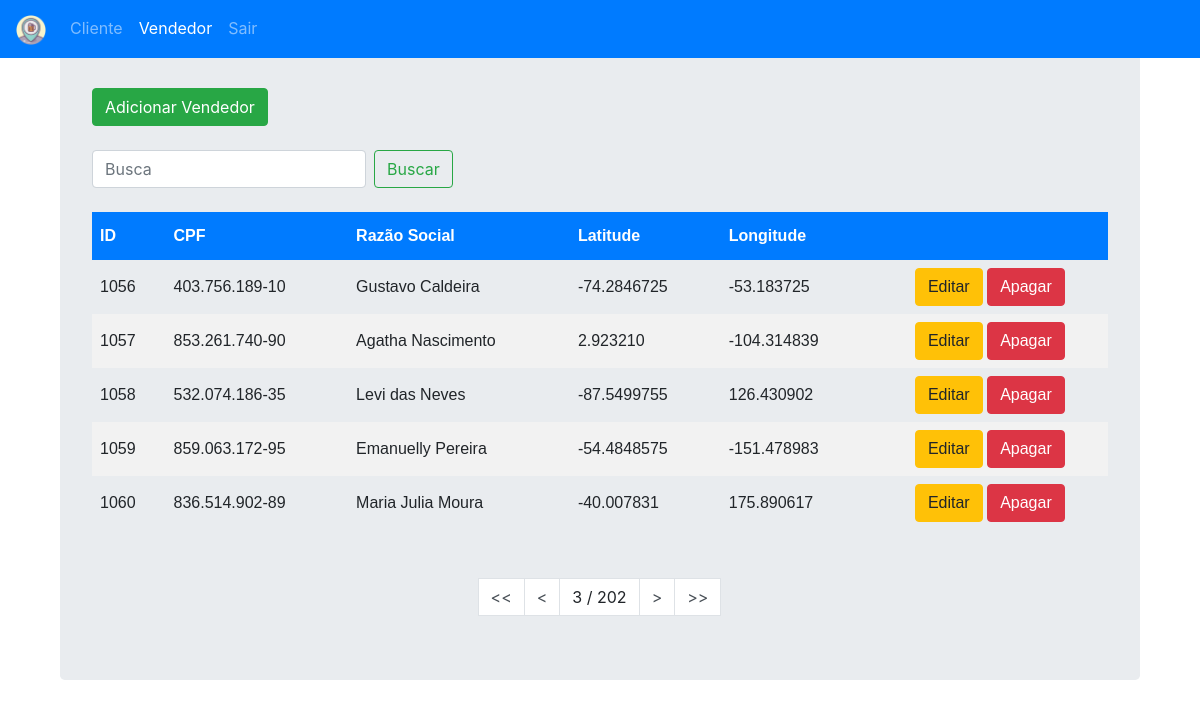
Screenshot of /cadastros/vendedor/?page=3 (signed in) with the database file from the repository.
### cadastros/models.py (models this page shows)
class Vendedor(models.Model):
    cpf = models.CharField(max_length=18)
    razao_social = models.CharField(max_length=40)
    latitude = models.CharField(max_length=12)
    longitude = models.CharField(max_length=12)
    class Meta:
        db_table = 'Vendedores'

### cadastros/views.py (the view)
# urls.py: path('vendedor/', views.listaVendedor, name='lista-vendedor'),
@login_required
def listaVendedor(request):
    lista = Vendedor.objects.order_by('id')
    query = request.GET.get("q")
    if query:
        lista = lista.filter(
            Q(id__icontains=query) |
            Q(cpf__icontains=query) |
            Q(razao_social__icontains=query)
            ).distinct()
    paginator = Paginator(lista, 5) # Mostra 5 contatos por página
    try:
        page = int(request.GET.get('page', '1'))
    except ValueError:
        page = 1
    try:
        lista = paginator.page(page)
    except (EmptyPage, InvalidPage):
        lista = paginator.page(paginator.num_pages)
    return render(request, 'cadastros/lista_vendedor.html', {"lista":lista})

### templates/cadastros/lista_vendedor.html
{% extends "cadastros/base.html" %}
{% block body_block %}
{% include "cadastros/lista.html" with active_tab='vendedor' %}
{% endblock %}

### templates/cadastros/lista.html (shortened to what this page needs)
<body>
    <div class="container">
      <div class="jumbotron">
          {% if active_tab == 'cliente' %}
          <div align="left">
            <a href="{% url 'cadastros:adicionar-cliente' %}">
                <br><button type="button" class="btn btn-success">Adicionar Cliente</button><br><br>
            </a>
          </div>
          {% else %}
          <div align="left">
            <a href="{% url 'cadastros:adicionar-vendedor' %}">
                <br><button type="button" class="btn btn-success">Adicionar Vendedor</button><br><br>
            </a>
          </div>
          {% endif %}
          <div align="right">
              <form class="form-inline my-2 my-lg-0" >
                <input class="form-control mr-sm-2" name="q" type="search" placeholder="Busca" aria-label="Search" value='{{request.GET.q}}'>
                <button class="btn btn-outline-success my-2 my-sm-0" type="submit">Buscar</button>
              </form>
          </div>
          <br>
          <div class="tabela">
          {% if lista %}
              <table>
                <thead>
                  <th>ID</th>
                  {% if active_tab == 'cliente' %}
                  <th>CNPJ</th>
                  {% else %}
                  <th>CPF</th>
                  {% endif %}
                  <th>Razão Social</th>
                  <th>Latitude</th>
                  <th>Longitude</th>
                  <th> </th>
                </thead>
                {% for acc in lista %}
                  <tr>
                    <td>{{ acc.id }} </td>
                    {% if active_tab == 'cliente' %}
                    <td>{{ acc.cnpj }}</td>
                    {% else %}
                    <td>{{ acc.cpf }}</td>
                    {% endif %}
                    <td>{{ acc.razao_social }}</td>
                    <td>{{ acc.latitude }}</td>
                    <td>{{ acc.longitude }}</td>
                    <td>
                        <div align="center">
                            <a href="editar/{{ acc.id }}"><button type="button" class="btn btn-warning">Editar</button></a>
                            <a href="apagar/{{ acc.id }}"><button type="button" class="btn btn-danger">Apagar</button></a>
                        </div>
                    </td>
                  </tr>
                {% endfor %}
            </table>
            <br><br>
            <div class="pagination justify-content-center">
                <a class="step-links">
                    {% if lista.has_previous %}
                        <a class="page-link"  href="?page=1{% if request.GET.q %}&q={{request.GET.q}} {% endif %}" ><< </a>
                        <a class="page-link"  href="?page={{ lista.previous_page_number }}{% if request.GET.q %}&q={{request.GET.q}} {% endif %}" >< </a>
                    {% endif %}
                    {% if lista.paginator.num_pages != 1 %}
                    <a class="page-link active">{{ lista.number}} / {{lista.paginator.num_pages}}</a>
                    {% endif %}
                    {% if lista.has_next %}
                        <a class="page-link"  href="?page={{ lista.next_page_number }}{% if request.GET.q %}&q={{request.GET.q}} {% endif %}">></a>
                        <a class="page-link"  href="?page={{ lista.paginator.num_pages }}{% if request.GET.q %}&q={{request.GET.q}} {% endif %}" >>> </a>
                    {% endif %}
            </div>
          {% else %}
            <p>Não existem registros.</p>
          {% endif %}
        </div>
      </div>
    </div>
</body>

### static/cadastros/css/my_style.css (style rules this page uses)
table { font-family: "Trebuchet MS", Arial, Helvetica, sans-serif; border-collapse: collapse; width: 100%; }
th, td { padding: 8px; }
th { padding-top: 12px; padding-bottom: 12px; text-align: left; padding-top: 12px; padding-bottom: 12px; text-align: left; background-color: #007bff; color: white; }
tr:nth-child(even) { background-color: #f2f2f2; }
a:link { color: #495057; }

### rows the page displays
Vendedor: id "1056", cpf "403.756.189-10", razao_social "Gustavo Caldeira", latitude "-74.2846725", longitude "-53.183725"
Vendedor: id "1057", cpf "853.261.740-90", razao_social "Agatha Nascimento", latitude "2.923210", longitude "-104.314839"
Vendedor: id "1058", cpf "532.074.186-35", razao_social "Levi das Neves", latitude "-87.5499755", longitude "126.430902"
Vendedor: id "1059", cpf "859.063.172-95", razao_social "Emanuelly Pereira", latitude "-54.4848575", longitude "-151.478983"
Vendedor: id "1060", cpf "836.514.902-89", razao_social "Maria Julia Moura", latitude "-40.007831", longitude "175.890617"

### other values shown
{{ lista.number }} "3"
{{ lista.paginator.num_pages }} "202"
